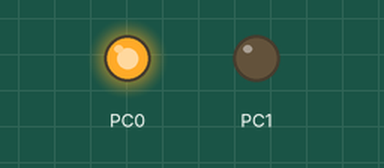
A program run on a simulated ATmega328P, built with avr-gcc and emulated at 16 MHz. Shown: output pins drawn as LEDs (lit = HIGH).

Above: at 1.5 s.
At 9.5 s:
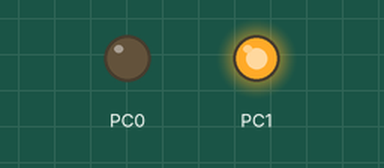
At 13.5 s:
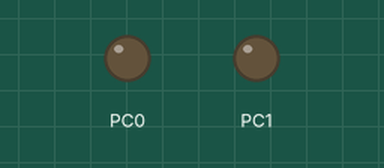
Timing chart, 0 to 20.8 s (numbered marks = the images above):
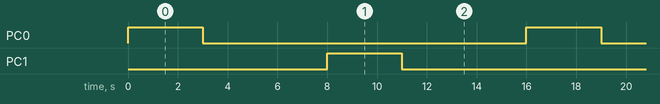

Measured:
- by itself, PC0, PC1: alternates HIGH for 3.0 s and LOW for 13.0 s
- by itself, everything shown: repeats every 16.0 s, in 4 steps

The program:

main.c
```c
//operate a DC motor

#define F_CPU 16000000UL
#define DLY5 5000
#define DLY3 3000

#include <avr/io.h>
#include "util/delay.h"

void cw();
void ccw();
void stp();

int main(void)
{
	DDRC |= 1<<DDC1 | 1; //assign DDRC1 and DDRC0 as output

	while (1)
	{
		cw();
		stp();
		ccw();
		stp();
	}
}

void cw() {
	PORTC |= 1<<PORTC0; //set PORTC0
	PORTC &= ~(1<<PORTC1); //reset PORTC1
	_delay_ms(DLY3);
}

void ccw() {
	PORTC |= 1<<PORTC1; //set PORTC1
	PORTC &= ~(1<<PORTC0); //reset PORTC0
	_delay_ms(DLY3);
}

void stp() {
	PORTC &= ~(1<<PORTC1); //reset PORTC1
	PORTC &= ~(1<<PORTC0); //reset PORTC0
	_delay_ms(DLY5);
}
```
